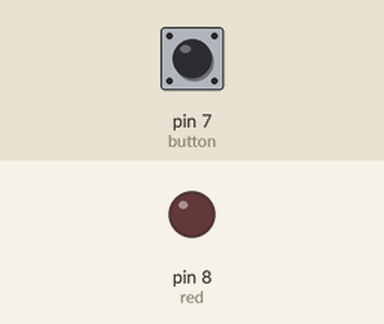
Bench run of a sketch on a simulated Arduino Uno, built with avr-gcc and run on an emulated ATmega328P. Parts: output pins drawn as LEDs (lit = HIGH). The inputs (shaded band) are chosen by the test bench; at power-on: pin 7 (button) HIGH.

Above: at 1.2 s.
1.3 s: pin 7 (button) pulled LOW for 0.15 s
At 1.37 s:
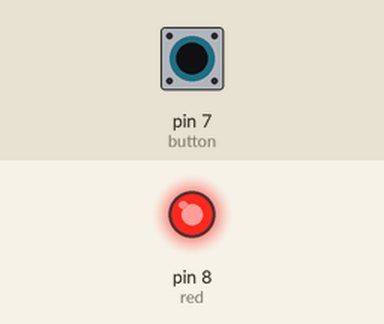
2.9 s: pin 7 (button) pulled LOW for 3.2 s
At 6.9 s:
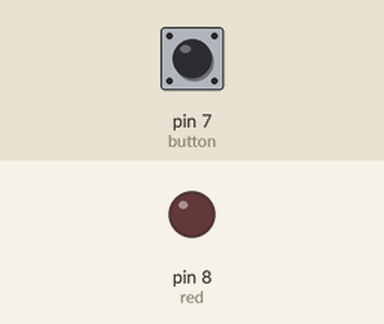
Timing chart, 0 to 8.4 s (numbered marks = the images above; inputs shaded):
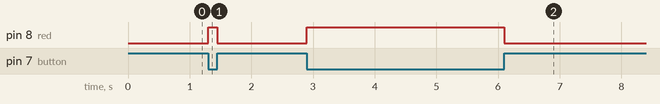

The sketch:

simpleLed.ino
```cpp
int red = 8;
int button = 7;

void setup() {
  pinMode(red, OUTPUT);
  pinMode(button, INPUT_PULLUP);
  digitalWrite(red, LOW);
}

void loop() {

  if(digitalRead(button) == LOW){
    digitalWrite(red, HIGH);
  }
  else{
    digitalWrite(red, LOW);
  }
}
```

Measured:
- after the input at 1.3 s, pin 8 (red): LOW → HIGH at once, → LOW 0.15 s later
- after the input at 2.9 s, pin 8 (red): LOW → HIGH at once, → LOW 3.2 s later
